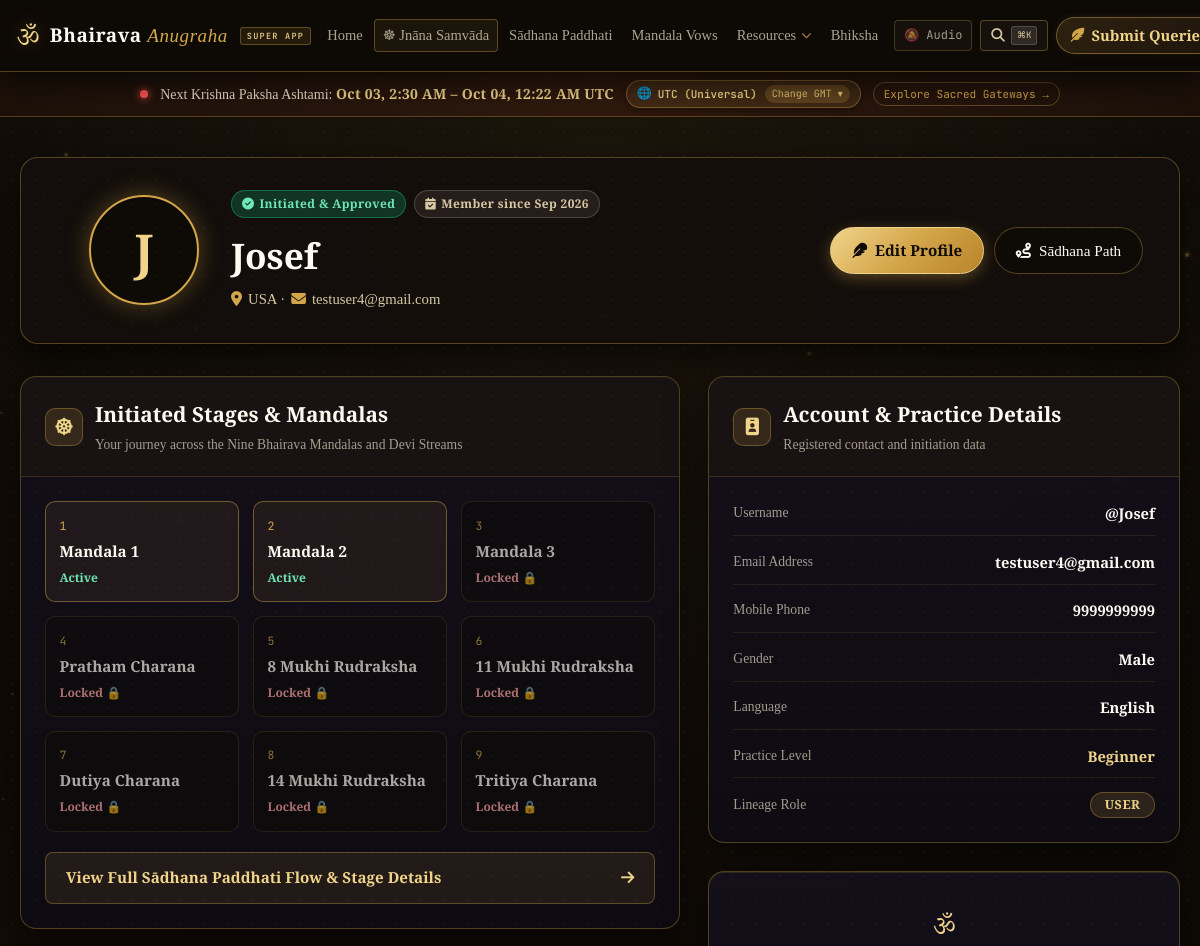
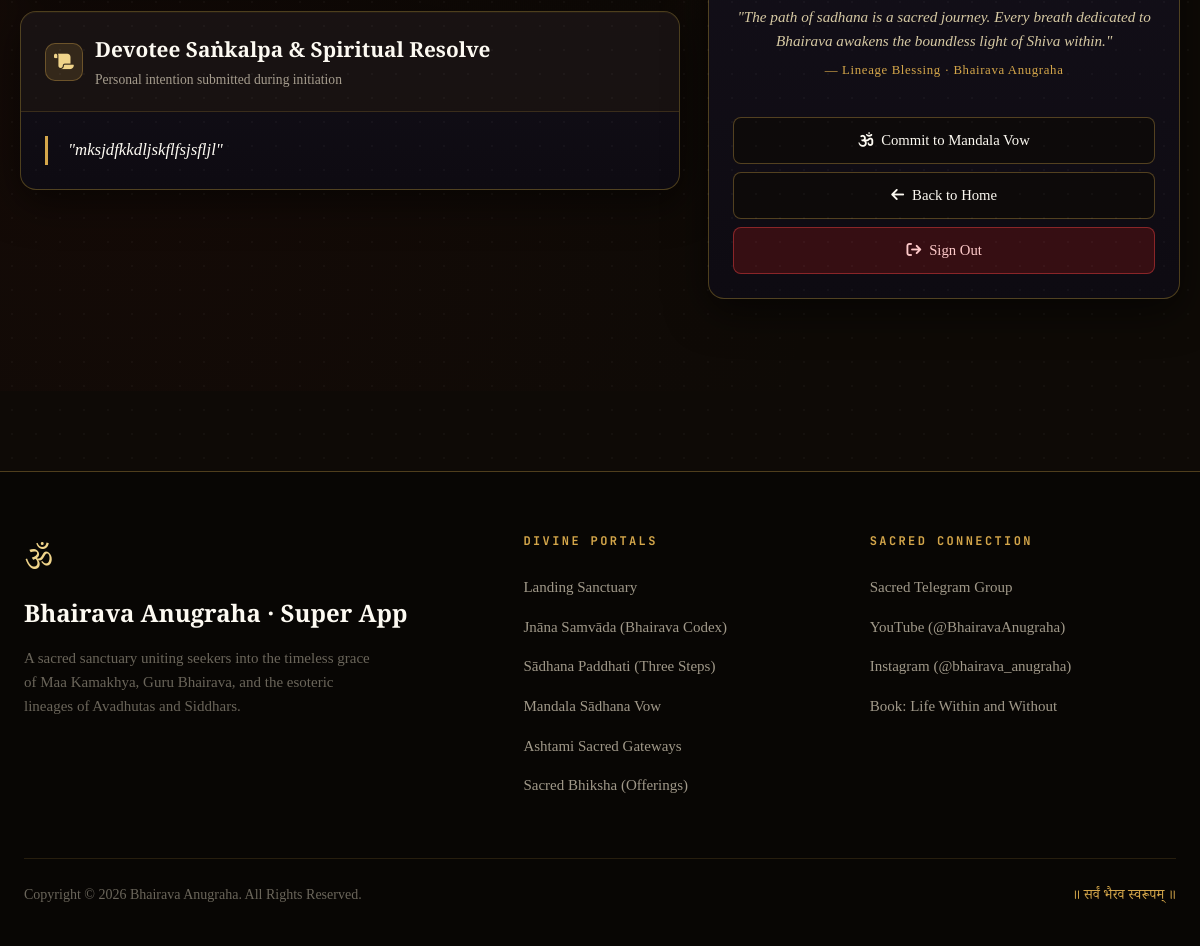
Screenshot of /auth/profile (signed in) with the database file from the repository (2 pictures, top to bottom).
### models.py (models this page shows, shortened)
class User(UserMixin, db.Model):
    id = db.Column(db.Integer, primary_key=True)
    username = db.Column(db.String(80), unique=True, nullable=False)
    email = db.Column(db.String(120), unique=True, nullable=False)
    password_hash = db.Column(db.String(255), nullable=False)
    full_name = db.Column(db.String(100), nullable=False)
    phone = db.Column(db.String(20), nullable=True)
    address = db.Column(db.Text, nullable=True)
    role = db.Column(db.String(20), default='user')  # 'admin' or 'user'
    is_approved = db.Column(db.Boolean, default=False)
    is_active = db.Column(db.Boolean, default=True)
    created_at = db.Column(db.DateTime, default=datetime.utcnow)
    last_active = db.Column(db.DateTime, nullable=True)  # Last activity timestamp
    approved_at = db.Column(db.DateTime, nullable=True)
    approved_by = db.Column(db.Integer, db.ForeignKey('user.id'), nullable=True)
    practice_level = db.Column(db.String(50), nullable=True)  # Beginner, Intermediate, Advanced
    purpose = db.Column(db.Text, nullable=False)  # Purpose for starting sadhana
    profile_picture = db.Column(db.String(255), nullable=True)  # Path to profile picture
    date_of_birth = db.Column(db.Date, nullable=True)
    gender = db.Column(db.String(20), nullable=False, default='Other')
    country_code = db.Column(db.String(10), nullable=True, default='+91')
    city = db.Column(db.String(100), nullable=True)
    state = db.Column(db.String(100), nullable=True)
    country = db.Column(db.String(100), nullable=True, default='India')
    location = db.Column(db.String(255), nullable=True)  # Combined location: City, State, Country
    preferred_language = db.Column(db.String(50), nullable=True)
    referral_source = db.Column(db.String(100), nullable=True)
    mandala_1_access = db.Column(db.Boolean, default=True)  # All users get access to Mandala 1
    mandala_2_access = db.Column(db.Boolean, default=False)  # Admin must approve
    mandala_3_access = db.Column(db.Boolean, default=False)  # Admin must approve
    rudraksha_8_mukhi_access = db.Column(db.Boolean, default=False)  # Admin must approve
    rudraksha_11_mukhi_access = db.Column(db.Boolean, default=False)  # Admin must approve
    rudraksha_14_mukhi_access = db.Column(db.Boolean, default=False)  # Admin must approve
    pratham_charana_diksha_access = db.Column(db.Boolean, default=False)  # Admin must approve
    dutiya_charana_access = db.Column(db.Boolean, default=False)  # Admin must approve
    tritiya_charana_access = db.Column(db.Boolean, default=False)  # Admin must approve
    devi_mandala_1_access = db.Column(db.Boolean, default=True)  # All approved users get access
    devi_mandala_2_access = db.Column(db.Boolean, default=False)  # Admin must approve
    devi_mandala_3_access = db.Column(db.Boolean, default=False)  # Admin must approve
    mandala_1_completed_at = db.Column(db.DateTime, nullable=True)
    mandala_2_completed_at = db.Column(db.DateTime, nullable=True)
    mandala_3_completed_at = db.Column(db.DateTime, nullable=True)
    rudraksha_8_mukhi_completed_at = db.Column(db.DateTime, nullable=True)
    rudraksha_11_mukhi_completed_at = db.Column(db.DateTime, nullable=True)
    rudraksha_14_mukhi_completed_at = db.Column(db.DateTime, nullable=True)
    pratham_charana_diksha_completed_at = db.Column(db.DateTime, nullable=True)
    dutiya_charana_completed_at = db.Column(db.DateTime, nullable=True)
    tritiya_charana_completed_at = db.Column(db.DateTime, nullable=True)
    mandala_1_started_at = db.Column(db.DateTime, nullable=True)
    mandala_2_started_at = db.Column(db.DateTime, nullable=True)
    mandala_3_started_at = db.Column(db.DateTime, nullable=True)
    rudraksha_8_mukhi_started_at = db.Column(db.DateTime, nullable=True)
    rudraksha_11_mukhi_started_at = db.Column(db.DateTime, nullable=True)
    rudraksha_14_mukhi_started_at = db.Column(db.DateTime, nullable=True)
    pratham_charana_diksha_started_at = db.Column(db.DateTime, nullable=True)
    dutiya_charana_started_at = db.Column(db.DateTime, nullable=True)
    tritiya_charana_started_at = db.Column(db.DateTime, nullable=True)
    def is_admin(self):
        return self.role == 'admin'

### auth.py (the view, shortened to what this page needs)
@auth.route('/profile', methods=['GET', 'POST'])
@login_required
def profile():
    form = EditProfileForm()
    if request.method == 'GET':
        form.address.data = current_user.address
        form.purpose.data = current_user.purpose
        form.phone.data = current_user.phone
    return render_template('auth/profile.html',
                         title='Profile',
                         page_title='Profile - Daiva Anughara',
                         form=form)

### templates/auth/profile.html (shortened to what this page needs)
{% extends "base.html" %}
{% block content %}
<div class="profile-page-sanctuary">
  <div class="profile-max-container">
    <header class="profile-hero-card">
      <div class="profile-avatar-wrap">
        <div class="profile-avatar-ring">
          {% if current_user.profile_picture %}
            <img src="{{ url_for('auth.profile_picture', user_id=current_user.id) }}" alt="{{ current_user.full_name }}" class="profile-img-lg" />
          {% else %}
            <div class="profile-initials-lg">
              {{ current_user.full_name[0] if current_user.full_name else current_user.username[0] }}
            </div>
          {% endif %}
        </div>
      </div>
      <div class="profile-title-area">
        <div class="profile-badges-row">
          {% if current_user.is_approved %}
            <span class="badge-pill badge-approved"><i class="fas fa-circle-check"></i> Initiated & Approved</span>
          {% else %}
            <span class="badge-pill badge-pending"><i class="fas fa-hourglass-half"></i> Pending Review</span>
          {% endif %}
          <span class="badge-pill badge-member"><i class="fas fa-calendar-check"></i> Member since {{ current_user.created_at.strftime('%b %Y') }}</span>
        </div>
        <h1 class="profile-devotee-name">{{ current_user.full_name or current_user.username }}</h1>
        <p class="profile-location-sub">
          <i class="fas fa-location-dot"></i> {{ current_user.location or 'Sacred Earth Realm' }} ·
          <i class="fas fa-envelope"></i> {{ current_user.email }}
        </p>
      </div>
      <div class="profile-hero-actions">
        <button type="button" onclick="openEditModal()" class="btn-profile-gold" title="Edit Profile">
          <i class="fas fa-feather"></i>
          <span>Edit Profile</span>
        </button>
        <a href="{{ url_for('sadhana_paddhati_page') }}" class="btn-profile-subtle" title="Open Sadhana Paddhati">
          <i class="fas fa-route"></i>
          <span>Sādhana Path</span>
        </a>
      </div>
    </header>
    <div class="profile-content-grid">
      <div class="profile-left-col">
        <section class="profile-card">
          <div class="pcard-header">
            <div class="pcard-icon"><i class="fas fa-dharmachakra"></i></div>
            <div>
              <h3>Initiated Stages & Mandalas</h3>
              <p>Your journey across the Nine Bhairava Mandalas and Devi Streams</p>
            </div>
          </div>
          <div class="pcard-body">
            <div class="stages-pills-matrix">
              <div class="stage-status-box {% if current_user.mandala_1_access %}unlocked{% else %}locked{% endif %}">
                <span class="st-num">1</span>
                <span class="st-title">Mandala 1</span>
                <span class="st-tag">{% if current_user.stage_1_completed %}Done ✓{% elif current_user.mandala_1_access %}Active{% else %}Locked 🔒{% endif %}</span>
              </div>
              <div class="stage-status-box {% if current_user.mandala_2_access %}unlocked{% else %}locked{% endif %}">
                <span class="st-num">2</span>
                <span class="st-title">Mandala 2</span>
                <span class="st-tag">{% if current_user.stage_2_completed %}Done ✓{% elif current_user.mandala_2_access %}Active{% else %}Locked 🔒{% endif %}</span>
              </div>
              <div class="stage-status-box {% if current_user.mandala_3_access %}unlocked{% else %}locked{% endif %}">
                <span class="st-num">3</span>
                <span class="st-title">Mandala 3</span>
                <span class="st-tag">{% if current_user.stage_3_completed %}Done ✓{% elif current_user.mandala_3_access %}Active{% else %}Locked 🔒{% endif %}</span>
              </div>
              <div class="stage-status-box {% if current_user.charana_1_access %}unlocked{% else %}locked{% endif %}">
                <span class="st-num">4</span>
                <span class="st-title">Pratham Charana</span>
                <span class="st-tag">{% if current_user.charana_1_completed %}Done ✓{% elif current_user.charana_1_access %}Active{% else %}Locked 🔒{% endif %}</span>
              </div>
              <div class="stage-status-box {% if current_user.rudraksha_8_access %}unlocked{% else %}locked{% endif %}">
                <span class="st-num">5</span>
                <span class="st-title">8 Mukhi Rudraksha</span>
                <span class="st-tag">{% if current_user.rudraksha_8_completed %}Done ✓{% elif current_user.rudraksha_8_access %}Active{% else %}Locked 🔒{% endif %}</span>
              </div>
              <div class="stage-status-box {% if current_user.rudraksha_11_access %}unlocked{% else %}locked{% endif %}">
                <span class="st-num">6</span>
                <span class="st-title">11 Mukhi Rudraksha</span>
                <span class="st-tag">{% if current_user.rudraksha_11_completed %}Done ✓{% elif current_user.rudraksha_11_access %}Active{% else %}Locked 🔒{% endif %}</span>
              </div>
              <div class="stage-status-box {% if current_user.charana_2_access %}unlocked{% else %}locked{% endif %}">
                <span class="st-num">7</span>
                <span class="st-title">Dutiya Charana</span>
                <span class="st-tag">{% if current_user.charana_2_completed %}Done ✓{% elif current_user.charana_2_access %}Active{% else %}Locked 🔒{% endif %}</span>
              </div>
              <div class="stage-status-box {% if current_user.rudraksha_14_access %}unlocked{% else %}locked{% endif %}">
                <span class="st-num">8</span>
                <span class="st-title">14 Mukhi Rudraksha</span>
                <span class="st-tag">{% if current_user.rudraksha_14_completed %}Done ✓{% elif current_user.rudraksha_14_access %}Active{% else %}Locked 🔒{% endif %}</span>
              </div>
              <div class="stage-status-box {% if current_user.charana_3_access %}unlocked{% else %}locked{% endif %}">
                <span class="st-num">9</span>
                <span class="st-title">Tritiya Charana</span>
                <span class="st-tag">{% if current_user.charana_3_completed %}Done ✓{% elif current_user.charana_3_access %}Active{% else %}Locked 🔒{% endif %}</span>
              </div>
            </div>
            <div class="pcard-cta-row">
              <a href="{{ url_for('sadhana_paddhati_page') }}" class="btn-portal-entry">
                <span>View Full Sādhana Paddhati Flow & Stage Details</span>
                <i class="fas fa-arrow-right"></i>
              </a>
            </div>
          </div>
        </section>
        {% if current_user.purpose %}
        <section class="profile-card">
          <div class="pcard-header">
            <div class="pcard-icon"><i class="fas fa-scroll"></i></div>
            <div>
              <h3>Devotee Saṅkalpa & Spiritual Resolve</h3>
              <p>Personal intention submitted during initiation</p>
            </div>
          </div>
          <div class="pcard-body">
            <blockquote class="devotee-sankalpa-quote">
              "{{ current_user.purpose }}"
            </blockquote>
          </div>
        </section>
        {% endif %}
      </div>
      <div class="profile-right-col">
        <section class="profile-card">
          <div class="pcard-header">
            <div class="pcard-icon"><i class="fas fa-id-badge"></i></div>
            <div>
              <h3>Account & Practice Details</h3>
              <p>Registered contact and initiation data</p>
            </div>
          </div>
          <div class="pcard-body">
            <div class="details-list">
              <div class="d-row">
                <span class="d-label">Username</span>
                <span class="d-val">@{{ current_user.username }}</span>
              </div>
              <div class="d-row">
                <span class="d-label">Email Address</span>
                <span class="d-val">{{ current_user.email }}</span>
              </div>
              <div class="d-row">
                <span class="d-label">Mobile Phone</span>
                <span class="d-val">{{ current_user.phone or 'Not provided' }}</span>
              </div>
              <div class="d-row">
                <span class="d-label">Gender</span>
                <span class="d-val">{{ current_user.gender or 'Not specified' }}</span>
              </div>
              <div class="d-row">
                <span class="d-label">Language</span>
                <span class="d-val">{{ current_user.preferred_language or 'English' }}</span>
              </div>
              <div class="d-row">
                <span class="d-label">Practice Level</span>
                <span class="d-val gold-accent">{{ current_user.practice_level or 'Initiate' }}</span>
              </div>
              <div class="d-row">
                <span class="d-label">Lineage Role</span>
                <span class="d-val role-badge">{{ current_user.role|title }}</span>
              </div>
            </div>
          </div>
        </section>
        <section class="profile-card guidance-card">
          <div class="pcard-body">
            <div class="guidance-quote">
              <span class="guidance-om">ॐ</span>
              <p>"The path of sadhana is a sacred journey. Every breath dedicated to Bhairava awakens the boundless light of Shiva within."</p>
              <div class="guidance-foot">— Lineage Blessing · Bhairava Anugraha</div>
            </div>
            <div class="profile-bottom-actions">
              <a href="{{ url_for('mandala_sadhana_registration') }}" class="btn-action-outline">
                <i class="fas fa-om"></i> Commit to Mandala Vow
              </a>
              <a href="{{ url_for('home') }}" class="btn-action-outline">
                <i class="fas fa-arrow-left"></i> Back to Home
              </a>
              <a href="{{ url_for('auth.logout') }}" class="btn-action-danger">
                <i class="fas fa-arrow-right-from-bracket"></i> Sign Out
              </a>
            </div>
          </div>
        </section>
      </div>
    </div>
  </div>
</div>
{% endblock %}

### rows the page displays
User: full_name "J", created_at "Sep 2026", full_name "Josef", location "USA", email "testuser4@gmail.com", purpose "mksjdfkkdljskflfsjsfljl", username "Josef", phone "9999999999", gender "Male", preferred_language "English", practice_level "Beginner", role "USER"
